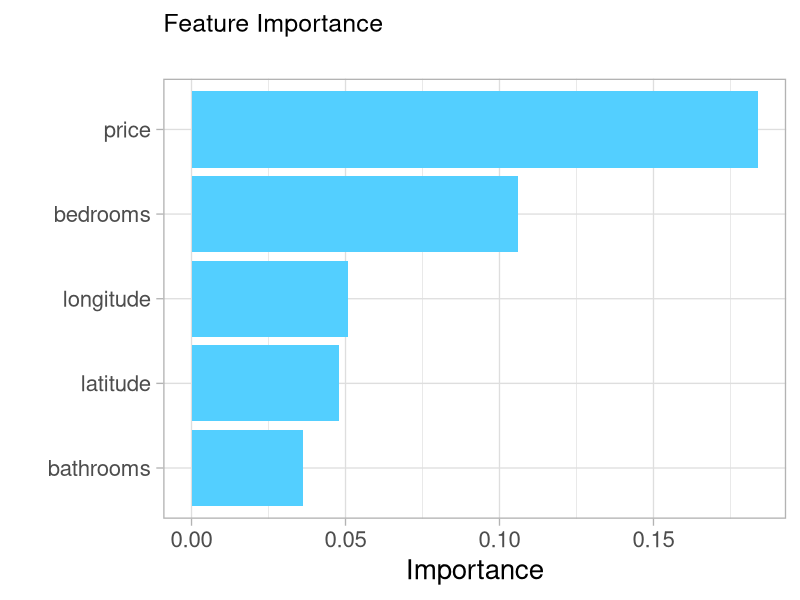

Write R code to recreate this figure. (Note: a time limit stopped this script after it produced the figure.)
## ---- chunk 1
knitr::opts_chunk$set(echo = TRUE)
## ---- chunk 2
# RF Classification - feature importances

library(tidyverse)
library(randomForest)
library(cowplot)
library(gridExtra)

setwd("~/Downloads/")
rent <- read.csv(file = "rent-numeric.csv", header = TRUE)
class(rent$interest_level)
#interest.map <- c("low"=1, "medium"=2, "high"=3)

#ent$interest_level <- interest.map[as.character(rent$interest_level)]

summary(rent)

## plotting functions ##

create_rfplot <- function(rf, type){
  imp <- importance(rf, type=type, scale = F)
  featureImportance <- data.frame(Feature=row.names(imp), Importance=imp[,1])
  
  p <- ggplot(featureImportance, aes(x=reorder(Feature, Importance), y=Importance)) +
       geom_bar(stat="identity", fill="#53cfff") +
       coord_flip() + 
       theme_light(base_size=20) +
       xlab("") +
       ylab("Importance") + 
       ggtitle("Feature Importance\n") +
       theme(plot.title=element_text(size=18))
  return(p)
}

create_ggplot <- function(featureImportance){
  p <- ggplot(featureImportance, aes(x=reorder(Feature, Importance), y=Importance)) +
       geom_bar(stat="identity", fill="#53cfff") +
       coord_flip() + 
       theme_light(base_size=20) +
       xlab("") +
       ylab("Importance") + 
       ggtitle("Feature Importance\n") +
       theme(plot.title=element_text(size=18))
  return(p)
}
## ---- chunk 3
####### no random column #########
set.seed(1)
rent$random <- sample(100, size = nrow(rent), replace = TRUE)

#Fit Random Forest Model
rf1 = randomForest(interest_level ~ .,  
                  ntree = 40,
                  data = rent[, 1:6],
                  nodesize = 1, importance = TRUE)
#print(rf)

#round(importance(rf, type = 1), 2)
#round(importance(rf), 2)

# Variable Importance
#varImpPlot(rf,  
           #sort = T,
           #main="Top - Variable Importance")

p1 <- create_rfplot(rf1, type = 1)
p1

######## with random column ########


#Fit Random Forest Model
rf2 = randomForest(interest_level ~ .,  
                  ntree = 40,
                  data = rent,
                  nodesize = 1, importance = TRUE)
#print(rf)

#round(importance(rf, type = 1), 2)
#round(importance(rf), 2)

# Variable Importance
#varImpPlot(rf,  
           #sort = T,
           #main="Top - Variable Importance")

p2 <- create_rfplot(rf2, type = 1)
p2

## ---- chunk 4
####### no random column #########


p1 <- create_rfplot(rf1, type = 2)
p1

######## with random column ########

p2 <- create_rfplot(rf2, type = 2)
p2

## ---- chunk 5
####### no random column #########
get_drop_imp <- function(rent, columns){
  X <- rent[,c(columns, 'interest_level')] # data
  rf <- randomForest(interest_level~., data = X,
                   ntree = 40, mtry=2, nodesize=1, importance=T)
  full_rsq <- -1*mean(rf$err.rate) # 
  
  imp <- c()
  for (c in columns){
    X_sub <- X[, !(colnames(X) == c)]
    rf <- randomForest(interest_level~., data = X_sub,
                   ntree = 40, mtry=2, nodesize=1, importance=T)
    sub_rsq <- -1*mean(rf$err.rate) # 
    diff_rsq <- full_rsq - sub_rsq
    imp <- c(imp, diff_rsq)
  }
  featureImportance <- data.frame(Feature=columns, Importance=imp)
  return(featureImportance)
}

columns <- c('bathrooms', 'bedrooms', 'longitude', 'latitude', 'price')
featureImportance <- get_drop_imp(rent[, 1:6], columns)
p1 <- create_ggplot(featureImportance)
p1

columns <- c('bathrooms', 'bedrooms', 'longitude', 'latitude', 'random', 'price')
featureImportance <- get_drop_imp(rent, columns)
p2 <- create_ggplot(featureImportance)
p2
